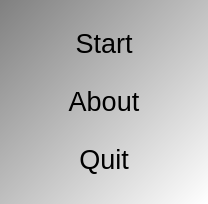
<?xml version="1.0" encoding="UTF-8"?>
<ui version="4.0">
 <class>QtTestPolyFileFromPolygonsMenuDialog</class>
 <widget class="QDialog" name="QtTestPolyFileFromPolygonsMenuDialog">
  <property name="geometry">
   <rect>
    <x>0</x>
    <y>0</y>
    <width>208</width>
    <height>204</height>
   </rect>
  </property>
  <property name="font">
   <font>
    <pointsize>20</pointsize>
   </font>
  </property>
  <property name="windowTitle">
   <string>TestPolyFileFromPolygons</string>
  </property>
  <property name="windowIcon">
   <iconset resource="ToolTestPolyFileFromPolygons.qrc">
    <normaloff>:/ToolTestPolyFileFromPolygons/ToolTestPolyFileFromPolygonsIcon.png</normaloff>:/ToolTestPolyFileFromPolygons/ToolTestPolyFileFromPolygonsIcon.png</iconset>
  </property>
  <property name="styleSheet">
   <string notr="true">QDialog { 
background-color: qlineargradient(x1: 0, y1: 0, x2: 1, y2: 1, stop: 0  #808080, stop: 1 #ffffff);
}
QPushButton { background-color: rgb(255, 255, 255);  }
QPushButton { color: rgb(0,0,0); }
QPushButton { font: 48px &quot;Courier New&quot;, courier, monospace }</string>
  </property>
  <layout class="QGridLayout" name="gridLayout">
   <item row="1" column="0">
    <widget class="QPushButton" name="button_about">
     <property name="text">
      <string>About</string>
     </property>
     <property name="flat">
      <bool>true</bool>
     </property>
    </widget>
   </item>
   <item row="0" column="0">
    <widget class="QPushButton" name="button_start">
     <property name="text">
      <string>Start</string>
     </property>
     <property name="flat">
      <bool>true</bool>
     </property>
    </widget>
   </item>
   <item row="2" column="0">
    <widget class="QPushButton" name="button_quit">
     <property name="text">
      <string>Quit</string>
     </property>
     <property name="flat">
      <bool>true</bool>
     </property>
    </widget>
   </item>
  </layout>
 </widget>
 <tabstops>
  <tabstop>button_start</tabstop>
  <tabstop>button_about</tabstop>
  <tabstop>button_quit</tabstop>
 </tabstops>
 <resources>
  <include location="ToolTestPolyFileFromPolygons.qrc"/>
 </resources>
 <connections/>
</ui>
